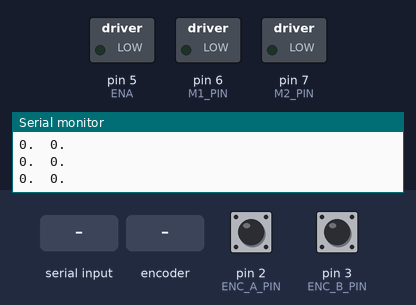
The sketch below on a simulated Arduino Uno, built with avr-gcc and run on an emulated ATmega328P. On the bench: switched loads named in the sketch (green lamp = pin HIGH), the last lines printed to the serial monitor. The inputs (shaded band) are chosen by the test bench; at power-on: pin 2 (ENC_A_PIN) HIGH, pin 3 (ENC_B_PIN) HIGH.

Above: at 1.2 s.
1.3 s: "move 90\n" received over Serial
At 2.5 s:
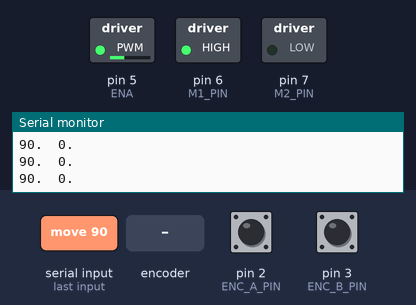
2.8 s: rotary encoder on pin 2 (ENC_A_PIN) / pin 3 (ENC_B_PIN) turned 3 steps (first pin leading)
At 2.98 s:
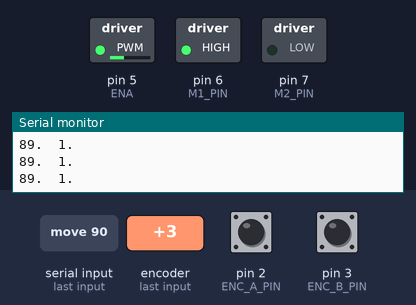
4.9 s: "move 90\n" received over Serial
At 5.3 s:
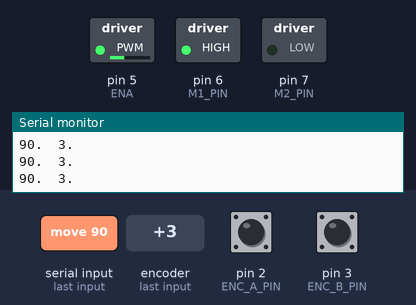
Timing chart, 0 to 7.9 s (numbered marks = the images above; inputs shaded):
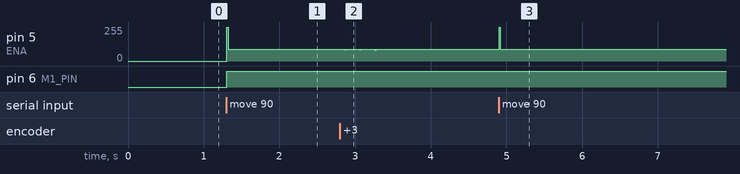

Measured:
- after the input at 1.3 s, pin 5 (ENA): 0/255 → 90/255 at once; pin 6 (M1_PIN): LOW → HIGH at once
- after the input at 2.8 s, pin 5 (ENA): 90/255 → 89/255 after 0.06 s, → 88/255 0.20 s later, → 87/255 0.20 s later
- after the input at 4.9 s, pin 5 (ENA): 87/255 → 90/255 at once

The sketch:

Motor_encoder_count.ino
```cpp
// --------- Pin Definitions ---------
const uint8_t ENC_A_PIN = 2;   // Encoder Channel A (interrupt 0)
const uint8_t ENC_B_PIN = 3;   // Encoder Channel B (interrupt 1)
const uint8_t M1_PIN    = 6;   // H-bridge input 1
const uint8_t M2_PIN    = 7;   // H-bridge input 2
const uint8_t ENA       = 5;   // PWM control

// --------- Encoder & Control ---------
volatile long encoderCount = 0;
long targetCount   = 0;
unsigned long lastTime = 0;

// How close (in counts) before we stop
const long deadband = 21;

// --------- PID Parameters ---------
float Kp = 1.0;
float Ki = 0.0;
float Kd = 0.1;

float integral = 0;
long prevError = 0;

// --------- Setup ---------
void setup() {
  pinMode(ENC_A_PIN, INPUT_PULLUP);
  pinMode(ENC_B_PIN, INPUT_PULLUP);
  pinMode(M1_PIN, OUTPUT);
  pinMode(M2_PIN, OUTPUT);
  pinMode(ENA, OUTPUT);

  // Start stopped
  digitalWrite(M1_PIN, LOW);
  digitalWrite(M2_PIN, LOW);

  attachInterrupt(digitalPinToInterrupt(ENC_A_PIN), handleEncoderA, RISING);
  // attachInterrupt(digitalPinToInterrupt(ENC_B_PIN), handleEncoderB, RISING);

  Serial.begin(115200);
  lastTime = millis();
}

// --------- Main Loop ---------
void loop() {
  // Set new target with “move X” (relative) over serial
  if (Serial.available()) {
    String cmd = Serial.readStringUntil('\n');
    if (cmd.startsWith("move ")) {
      long steps = cmd.substring(5).toInt();
      targetCount = encoderCount + steps;
      integral    = 0;
      prevError   = 0;
    }
  }

  // Control at ~50 Hz
  unsigned long now = millis();
  float dt = (now - lastTime) / 1000.0;  // seconds
  if (now - lastTime >= 20) {
    long error = targetCount - encoderCount;
    // Serial.print(targetCount);
    // Serial.print(" ");
    // Serial.print(encoderCount);
    // Serial.print(" ");
    // Serial.print(error);
    // Serial.println(" ");

    integral += error * dt;
    float derivative = (error - prevError) / dt;
    float output = Kp * error + Ki * integral + Kd * derivative;

    // Convert to 0–255 PWM magnitude
    int pwm = constrain(abs(output), 0, 255);
    Serial.print(pwm);
    Serial.print(".  ");
    Serial.print(encoderCount);
    Serial.println(".  ");

    if(pwm > 40){
      analogWrite(ENA, pwm);
    }
    else{
      analogWrite(ENA, 0);
    }
    if (error > deadband) {

      digitalWrite(M1_PIN, HIGH);
      digitalWrite(M2_PIN, LOW);
    }
    else if (error < -deadband) {

      digitalWrite(M1_PIN, LOW);
      digitalWrite(M2_PIN, HIGH);

    }
    else {
      // Within deadband → stop (coast)
      digitalWrite(M1_PIN, LOW);
      digitalWrite(M2_PIN, LOW);
    }
    prevError  = error;
    lastTime = now;
  }
}

// --------- Encoder ISRs (quadrature) ---------
void handleEncoderA() {
  bool A = digitalRead(ENC_A_PIN);
  bool B = digitalRead(ENC_B_PIN);
  encoderCount += (A ^ B) ? +1 : -1;
  //Serial.print(encoderCount);
  // Serial.print(" ");
  // Serial.print(A);
  // Serial.print(" ");
  // Serial.print(B);
  //Serial.println(" ");
}
```
